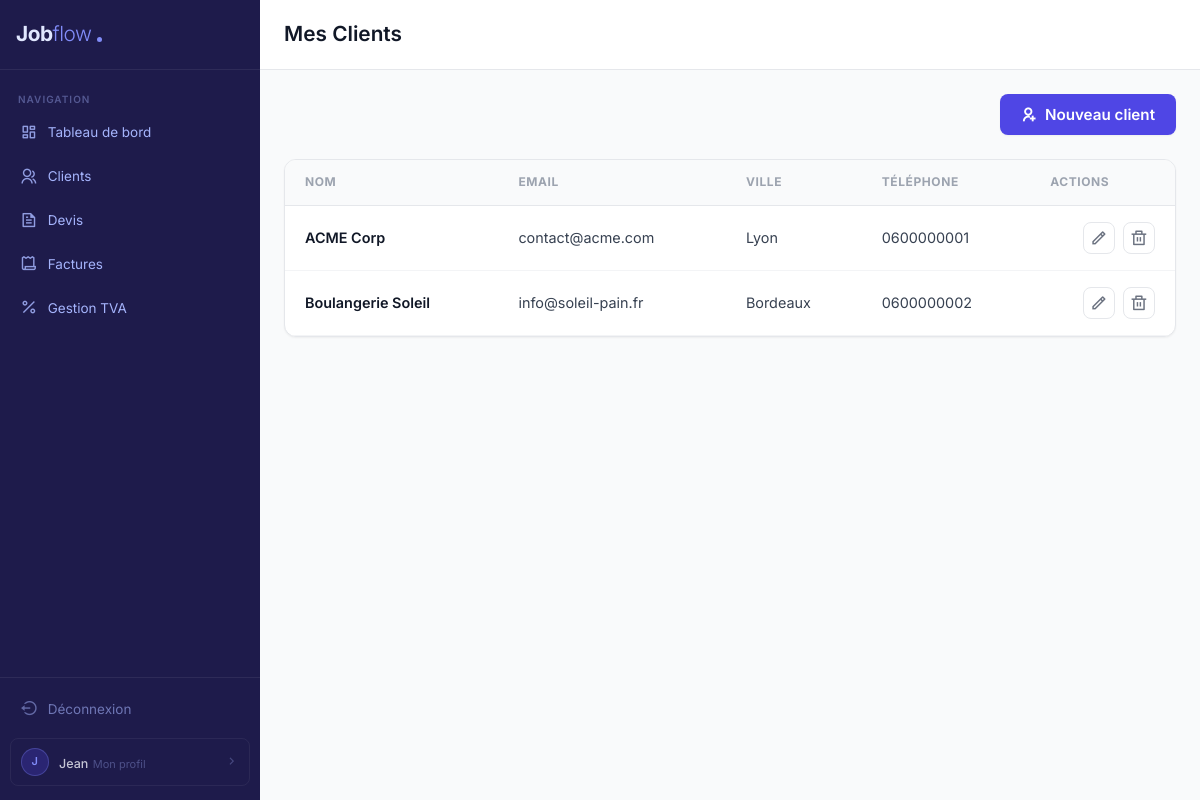
The page /clients (signed in) on the database its author committed.
### tables this page shows
CREATE TABLE clients (
    id INT UNSIGNED AUTO_INCREMENT PRIMARY KEY,
    user_id INT UNSIGNED NOT NULL,
    nom VARCHAR(255) NOT NULL,
    email VARCHAR(255),
    telephone VARCHAR(20),
    adresse TEXT,
    code_postal VARCHAR(10),
    ville VARCHAR(100),
    siret VARCHAR(14),
    notes TEXT,
    created_at TIMESTAMP DEFAULT CURRENT_TIMESTAMP,
    updated_at TIMESTAMP DEFAULT CURRENT_TIMESTAMP ON UPDATE CURRENT_TIMESTAMP,
    deleted_at TIMESTAMP NULL DEFAULT NULL,
    
    FOREIGN KEY (user_id) REFERENCES users(id) ON DELETE CASCADE,
    INDEX idx_user_id (user_id),
    INDEX idx_deleted_at (deleted_at),
    INDEX idx_nom (nom)
);

### src/Controllers/ClientController.php (called while the page is built, shortened)
<?php
class ClientController extends BaseController {
  public function index() {
    $userId = $_SESSION['user_id'];
    $clientModel = new Client();
    $clients = $clientModel->getClients($userId);
    render('clients', [
      'title' => 'Mes Clients',
      'clients' => $clients
    ]);
  }
}

### src/Config/Database.php (called while the page is built, shortened)
<?php
class Database {
    private static $instance = null;
    private function __construct() {
        $host = $_ENV['DB_HOST'] ?? 'localhost';
        $dbname = $_ENV['DB_NAME'] ?? 'jobflow';
        $user = $_ENV['DB_USER'] ?? 'root';
        $pass = $_ENV['DB_PASS'] ?? '';
        try {
            $dsn = "mysql:host=$host;dbname=$dbname;charset=utf8mb4";
            $options = [
                PDO::ATTR_ERRMODE            => PDO::ERRMODE_EXCEPTION,
                PDO::ATTR_DEFAULT_FETCH_MODE => PDO::FETCH_ASSOC,
                PDO::ATTR_EMULATE_PREPARES   => false,
            ];
            $this->pdo = new PDO($dsn, $user, $pass, $options);
        } catch (PDOException $e) {
            error_log("Erreur de connexion PDO : " . $e->getMessage());
            die("Une erreur technique est survenue. Veuillez réessayer plus tard.");
        }
    }
    public static function getInstance() {
        if (self::$instance === null) {
            self::$instance = new self();
        }
        return self::$instance->pdo;
    }
}

### src/Models/BaseModel.php (called while the page is built, shortened)
<?php
abstract class BaseModel {
    public function __construct() {
        $this->db = Database::getInstance();
    }
}

### src/Models/Client.php (called while the page is built, shortened)
<?php
class Client extends BaseModel {
  public function getClients($userId) {
    $stmt = $this->db->prepare("SELECT * FROM clients WHERE user_id = :user_id AND deleted_at IS NULL ORDER BY created_at DESC");
    $stmt->execute(['user_id' => $userId]);
    return $stmt->fetchAll();
  }
}

### src/Views/clients.php (the view, shortened to what this page needs)
<header class="page-header">
    <div class="page-actions">
        <button class="btn--primary" id="add-client" data-modal-target="#modal-client">
            <i class="ri-user-add-line" aria-hidden="true"></i>
            <span>Nouveau client</span>
        </button>
    </div>
</header>
<div class="table-container">
    <table class="data-table" id="clients-table"
        data-delete-url="<?= url('/clients/delete') ?>"
        data-get-url="<?= url('/clients/get') ?>"
        data-update-url="<?= url('/clients/update') ?>"
    >
        <thead>
            <tr>
                <th>Nom</th>
                <th>Email</th>
                <th>Ville</th>
                <th>Téléphone</th>
                <th>Actions</th>
            </tr>
        </thead>
        <tbody>
            <?php foreach ($clients as $client): ?>
            <tr data-id="<?= $client['id'] ?>">
                <td class="c-nom" data-label="Nom"><?= e($client['nom']) ?></td>
                <td class="c-email" data-label="Email"><?= e($client['email']) ?></td>
                <td class="c-ville" data-label="Ville"><?= e($client['ville']) ?></td>
                <td class="c-telephone" data-label="Tel"><?= e($client['telephone']) ?></td>
                <td data-label="Actions">
                    <div class="table-actions">
                        <button class="btn-action edit-client-btn" data-id="<?= $client['id'] ?>" title="Modifier" aria-label="Modifier">
                            <i class="ri-pencil-line" aria-hidden="true" aria-hidden="true"></i>
                        </button>
                        <button class="btn-action btn-action--danger delete-client-btn" data-id="<?= $client['id'] ?>" title="Supprimer" aria-label="Supprimer">
                            <i class="ri-delete-bin-line" aria-hidden="true" aria-hidden="true"></i>
                        </button>
                    </div>
                </td>
            </tr>
            <?php endforeach; ?>
        </tbody>
    </table>
</div>

### public/assets/css/main.css (style rules this page uses)
* { box-sizing: border-box; margin: 0; padding: 0; }
body { min-height: 100vh; line-height: 1.4; }
header { margin: 0; padding: 0; }
button, input, select, textarea { font-family: inherit; font-size: inherit; }
body { font-family: "Inter", sans-serif; font-size: 16px; color: #374151; }
.page-header { display: flex; align-items: center; justify-content: flex-end; margin-bottom: 24px; }
.page-actions { display: flex; gap: 12px; }
.btn, .btn--outline, .btn--light, .btn--primary { display: inline-flex; align-items: center; justify-content: center; gap: 8px; padding: 10px 20px; border-radius: 8px; font-size: 0.95rem; font-weight: 600; text-decoration: none; cursor: pointer; transition: all 0.3s ease; border: 1px solid transparent; }
.btn--primary { background: #4f46e5; color: #ffffff; box-shadow: 0 1px 2px 0 rgba(0, 0, 0, 0.05); }
.table-container { background: #ffffff; border-radius: 12px; box-shadow: 0 1px 2px 0 rgba(0, 0, 0, 0.05); border: 1px solid #e5e7eb; overflow-x: auto; margin-bottom: 24px; width: 100%; display: block; }
.data-table { width: 100%; border-collapse: collapse; text-align: left; }
.data-table thead { background: #f9fafb; border-bottom: 1px solid #e5e7eb; }
.data-table th { padding: 14px 20px; font-size: 0.75rem; font-weight: 700; color: #9ca3af; text-transform: uppercase; letter-spacing: 0.05em; white-space: nowrap; }
.data-table td { padding: 16px 20px; border-bottom: 1px solid #f3f4f6; vertical-align: middle; font-size: 0.9rem; color: #374151; white-space: nowrap; }
.data-table td.c-nom { font-weight: 600; color: #111827; white-space: normal; }
.data-table tr { transition: background-color 0.2s ease; }
.table-actions { display: flex; gap: 8px; justify-content: flex-end; }
.btn-action { width: 32px; height: 32px; display: inline-flex; align-items: center; justify-content: center; border-radius: 8px; border: 1px solid #e5e7eb; background: #ffffff; color: #6b7280; cursor: pointer; transition: all 0.3s ease; }
.btn-action i { font-size: 1.1rem; }

### rows shown on the page
clients: nom "ACME Corp", email "contact@acme.com", ville "Lyon", telephone "0600000001"
clients: nom "Boulangerie Soleil", email "info@soleil-pain.fr", ville "Bordeaux", telephone "0600000002"

### other values the page prints
substr($_SESSION['user_prenom'] ?? 'U', 0, 1) "J"
$_SESSION['user_prenom'] "Jean"
$title "Mes Clients"
